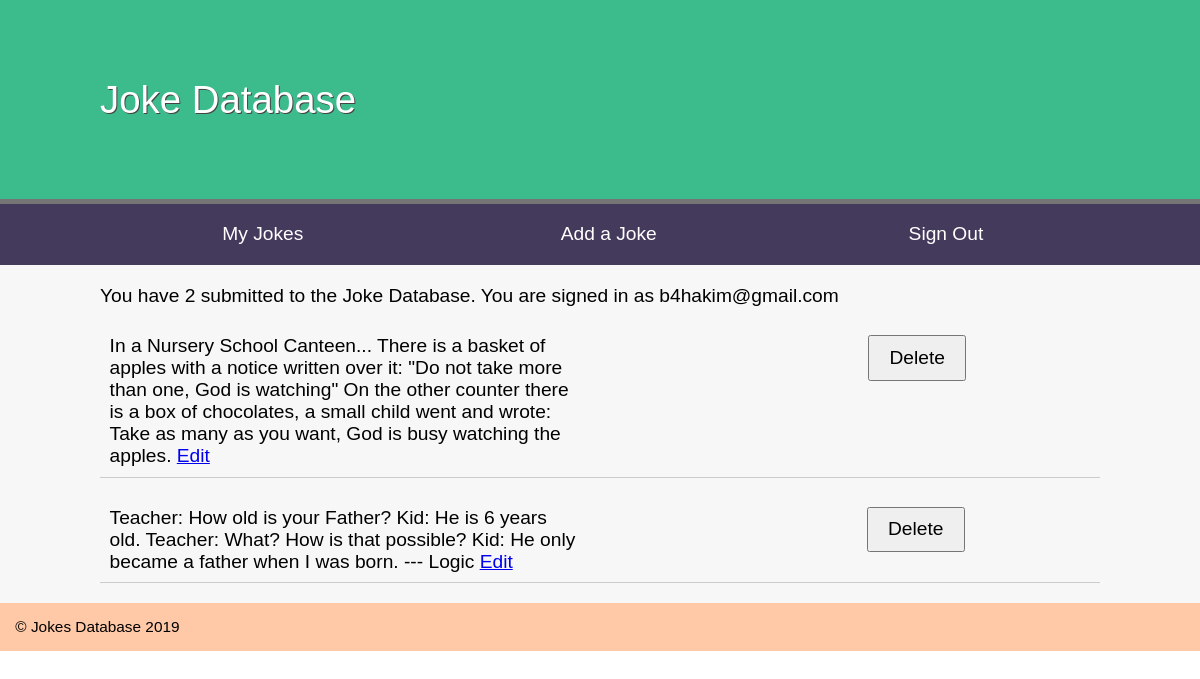
Screenshot of /index.php?page=admin-jokes (signed in) with the database file from the repository.
### tables this page shows
CREATE TABLE IF NOT EXISTS `author` (
  `id` int(11) NOT NULL AUTO_INCREMENT,
  `email` varchar(255) DEFAULT NULL,
  `name` varchar(255) DEFAULT NULL,
  `password` varchar(255) NOT NULL,
  `date_created` timestamp NULL DEFAULT CURRENT_TIMESTAMP,
  PRIMARY KEY (`id`)
);

CREATE TABLE IF NOT EXISTS `joke` (
  `id` int(11) NOT NULL AUTO_INCREMENT,
  `joketext` text,
  `author_id` int(11) NOT NULL,
  `date_created` timestamp NULL DEFAULT CURRENT_TIMESTAMP,
  PRIMARY KEY (`id`)
);

### controllers/admin-jokes.php (called while the page is built, shortened)
<?php
include_once "models/Joke_Table.class.php";
include_once "models/Author_Table.class.php";
if ( $author ) {
   $email = $_SESSION['email'];
}
$authorTable = new Author_Table($db);
$editingAuthor = $authorTable->getEditingAuthor($email);
$auth = $editingAuthor->fetchObject();
$jokeTable = new Joke_Table( $db );
$allJokes = $jokeTable->getAllMyJokes($auth->id);
$jokesCount = $jokeTable->totalJokesFromAnAuthor($auth->id);
$jokesAsHTML = include_once "views/admin/jokes-html.php";
return $jokesAsHTML;

### models/Author_Table.class.php (called while the page is built, shortened)
<?php
include_once "models/Table.class.php";
class Author_Table extends Table {
    public function getEditingAuthor( $email ) {
        $SQL = "SELECT id, email FROM author WHERE email = ?";
        $data = array( $email  );
        $statement = $this->makeStatement($SQL, $data);
        return $statement;
    }
}

### models/Table.class.php (called while the page is built)
<?php
class Table {
    protected $db;
    public function __construct ( $db ) {
        $this->db = $db;
    }
    protected function makeStatement ( $SQL, $data = NULL) {
        $statement = $this->db->prepare( $SQL );
        try{
            $statement->execute( $data );
        } catch (Exception $e) {
            $exceptionMessage = "<p>You tried to run this sql: $SQL <p>
            <p>Exception: $e</p>";
            trigger_error($exceptionMessage);
        }
        return $statement;
    }
}

### models/Joke_Table.class.php (called while the page is built, shortened)
<?php
include_once "models/Table.class.php";
class Joke_Table extends Table {
    public function getAllMyJokes ( $author_id ) {
        $SQL = "SELECT id, joketext, author_id, date_created FROM joke WHERE author_id = ? ORDER BY date_created DESC";
        $formData = array($author_id);
        $statement = $this->makeStatement($SQL, $formData);
        return $statement;
    }
    public function totalJokesFromAnAuthor($author_id) {
        $SQL = "SELECT COUNT(*) FROM joke WHERE author_id = ?";
        $formData = array($author_id);
        $statement = $this->makeStatement($SQL,$formData );
        $row = $statement->fetch();
        return $row[0];
    }
}

### views/admin/jokes-html.php (the view, shortened to what this page needs)
<?php
$jokesAsHTML = "<main><p>You have $jokesCount submitted to the Joke Database. You are signed in as $email </p>
                <ul id='joke-entries'>";
while ( $joke = $allJokes->fetchObject() ) {
    $href = "index.php?page=admin-editor&amp;id=$joke->id";
    $jokesAsHTML .= "<li><blockquote>
    <p>$joke->joketext <a href='$href'>Edit</a>
    <form action='index.php?page=admin-jokes' method='post'>
      <input type='hidden' name='id' value='$joke->id'>
      <input type='submit' name='action' value='Delete'>
    </form></p>
    </blockquote></li>";
}
$jokesAsHTML .= "</ul></main>";
return $jokesAsHTML;

### css/jokes.css (style rules this page uses)
* { margin: 0; padding: 0; }
body { font-family: Arial, Helvetica, Sans-serif; }
main { overflow: auto; min-height: 30vh; background-color: #f7f7f7; width: 1000px; margin: auto; box-shadow: -1000px 0 0 #f7f7f7, 1000px 0 0 #f7f7f7; padding-top: 20px; }
p { margin-bottom: 1em; }
body { font-size: 1.2em; font-family: arial, helvetica, sans-serif }
input, label, select, textarea { float: left; width: 15em; margin-bottom: 1em; padding: 0.5em; }
input[type="submit"] { margin-left: 15em; width: auto; padding: 0.5em 1em; clear: both; font-size: 1em; }
form { overflow: auto; clear: both; display: block; }
blockquote { display: table; margin-bottom: 1em; border-bottom: 1px solid #ccc; padding: 0.5em; }
blockquote p { display: table-cell; width: 70%; vertical-align: top; }
blockquote form { display: table-cell; width: 10%; }

### rows the page displays
author: id "2"
joke: joketext "In a Nursery School Canteen... There is a basket of apples with a notice written over it: \"Do not take more than one, God is watching\" On the other counter there is a box of chocolates, a small child went and wrote: Take as many as you want, God is busy watching the apples."
joke: joketext "Teacher: How old is your Father? Kid: He is 6 years old. Teacher: What? How is that possible? Kid: He only became a father when I was born. --- Logic"

### other values shown
$email "b4hakim@gmail.com"
